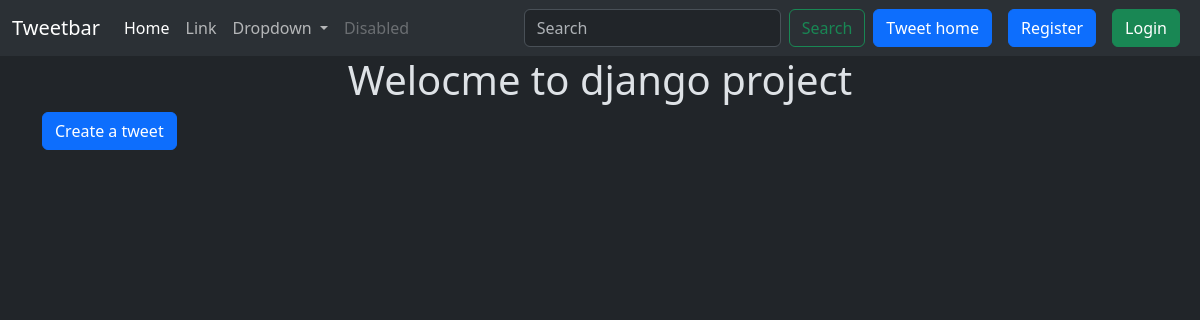
The app's page /tweet/, older data.
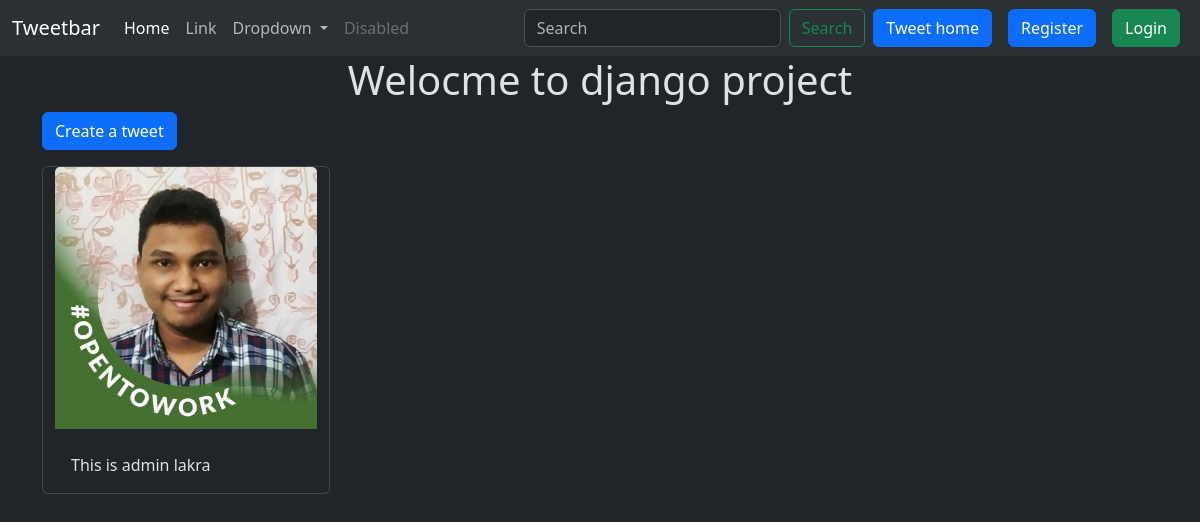
The same page, newer data.
### tweet/models.py (models this page shows, shortened)
class Tweet(models.Model):
    user=models.ForeignKey(User, on_delete=models.CASCADE)
    text=models.TextField(max_length=240)
    photo=models.ImageField(upload_to='photos/',
    blank=True,null=True)
    created_at = models.DateTimeField(auto_now_add=True)
    updated_at = models.DateTimeField(auto_now=True)

### tweet/views.py (the view)
# urls.py: path('', views.tweet_list, name='tweet_list'),
def tweet_list(request):
    tweets = Tweet.objects.all().order_by('-created_at')
    return render(request, 'tweet_list.html', {'tweets':tweets})

### tweet/templates/tweet_list.html (shortened to what this page needs)
{% extends "layout.html" %}
{% block  content%}
<h1 class="text-center ">Welocme to django project</h1>
<a class="btn btn-primary mb-3" href="{% url 'tweet_create' %}">Create a tweet</a>
<div class="container row gap-3">
    {% for tweet in tweets %}
    <div class="card" style="width: 18rem;">
        <img src="{{tweet.photo.url}}" class="card-img-top" alt="...">
        <div class="card-body">
          <p class="card-text">{{tweet.text}}</p>
        </div>
      </div>
    {% endfor %}
</div>
{% endblock  %}

Row changes from the older to the newer data that the page shows:
added Tweet: photo (picture), text "This is admin lakra"
